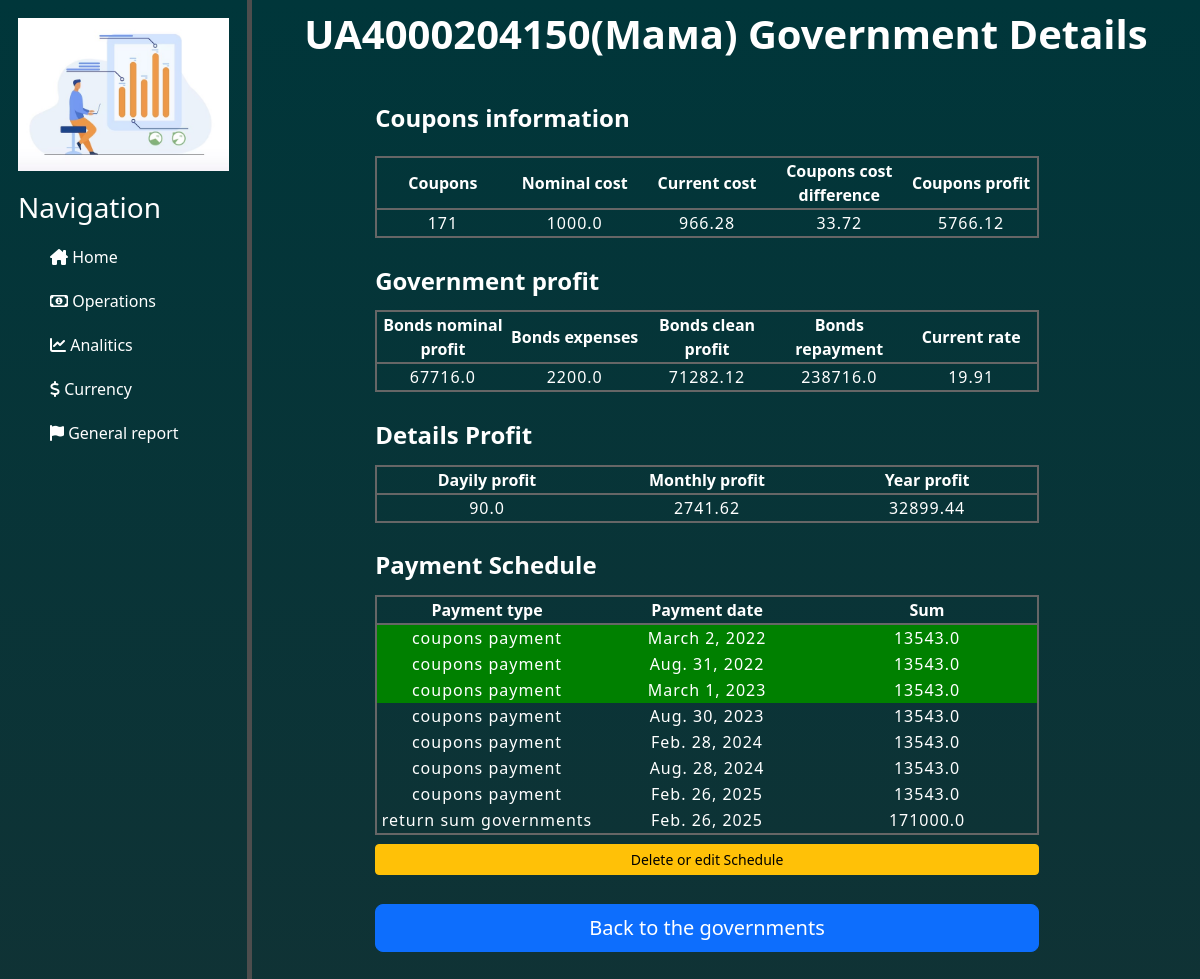
Page /governments/government_details/48/ on the earlier database version.
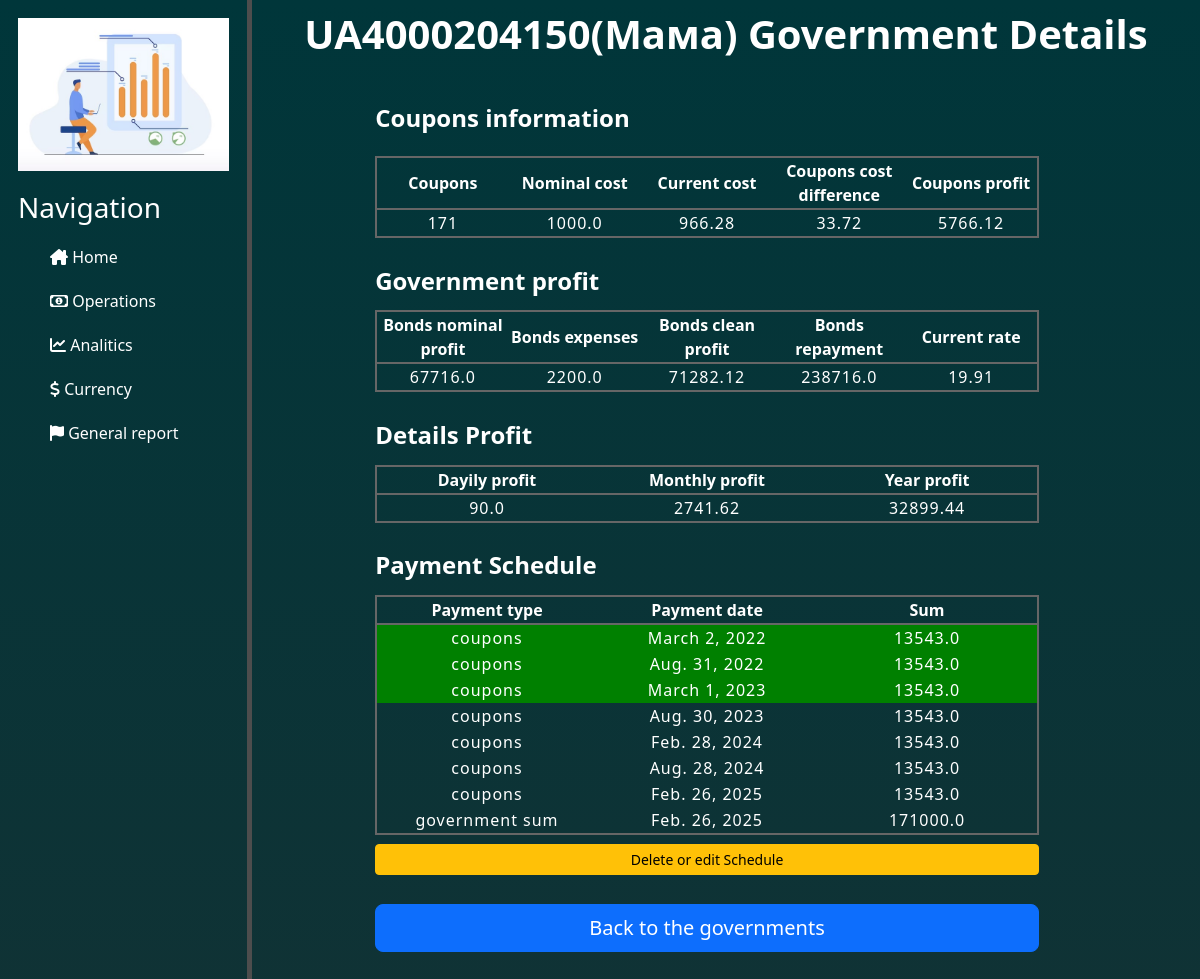
Same page on the later database version.
### governments/models.py (models this page shows)
class PaymentSchedule(models.Model):
    class Meta:
        db_table = 'payments_schedule'
    payment_type = models.CharField(null=False, max_length=30, blank=False, choices=select_type_payment)
    payment_date = models.DateField()  # Дата виплати
    payment_sum = models.FloatField()  # Сума виплати
    government = models.ForeignKey(Governments, on_delete=models.CASCADE, related_name='payments_schedule')

### governments/views.py (the view)
# urls.py: path('government_details/<int:government_id>/', views.government_details, name='government_details'),
def government_details(request, government_id):
    government = Governments.objects.get(id=government_id)
    return render(request, 'governments/government_details.html', {'government': government})

### governments/templates/governments/government_details.html (shortened to what the changed rows need)
{% extends 'main/layout.html' %}
{% block content %}
    <div class="block_information_about_deposits">
        <div class="title">
                <h1><b> {{ government.name }} Government Details </b></h1>
        </div>
        {% if government %}
            <div class="block_deposits_report">
                <table class="table_deposits_report">
                    <tr>
                        <th> Coupons </th>
                        <th> Nominal cost </th>
                        <th> Current cost </th>
                        <th> Coupons cost difference </th>
                        <th> Coupons profit </th>
                    </tr>
                </table>
            </div>
            <div>
                {% for indicator in government.governments_extended_indicators.all %}
                    <table class="table_deposits_report">
                        <tr>
                            <th> Bonds nominal profit </th>
                            <th> Bonds expenses </th>
                            <th> Bonds clean profit </th>
                            <th> Bonds repayment </th>
                            <th> Current rate </th>
                        </tr>
                    </table>
                {% endfor %}
            </div>
            <div class="block_table_deposits_report">
                <table class="table_deposits_report">
                    <tr>
                        <th> Dayily profit </th>
                        <th> Monthly profit </th>
                        <th> Year profit </th>
                    </tr>
                </table>
            </div>
            {% if government.payments_schedule.all %}
                <div class="block_table_deposits_report">
                    <table class="table_deposits_report">
                        <tr>
                            <th scope="col"> Payment type </th>
                            <th scope="col"> Payment date</th>
                            <th> Sum </th>
                        </tr>
                        {% for element in government.payments_schedule.all %}
                            <tr>
                                <td class="government-type-cell">{{ element.payment_type }}</td>
                                <td class="government-date-cell">{{ element.payment_date }}</td>
                                <td class="government-payment-cell">{{ element.payment_sum }} </td>
                            </tr>
                        {% endfor %}
                    </table>
                </div>
            {% endif %}
        {% endif %}
    </div>
{% endblock %}

Differences in the rows shown:
changed PaymentSchedule "March 2, 2022": payment_type "coupons payment" → "coupons"
changed PaymentSchedule "Aug. 31, 2022": payment_type "coupons payment" → "coupons"
changed PaymentSchedule "March 1, 2023": payment_type "coupons payment" → "coupons"
changed PaymentSchedule "Aug. 30, 2023": payment_type "coupons payment" → "coupons"
changed PaymentSchedule "Feb. 28, 2024": payment_type "coupons payment" → "coupons"
changed PaymentSchedule "Aug. 28, 2024": payment_type "coupons payment" → "coupons"
changed PaymentSchedule (number 7 of 8 on the later page): payment_type "coupons payment" → "coupons"
changed PaymentSchedule: payment_type "return sum governments" → "government sum"
